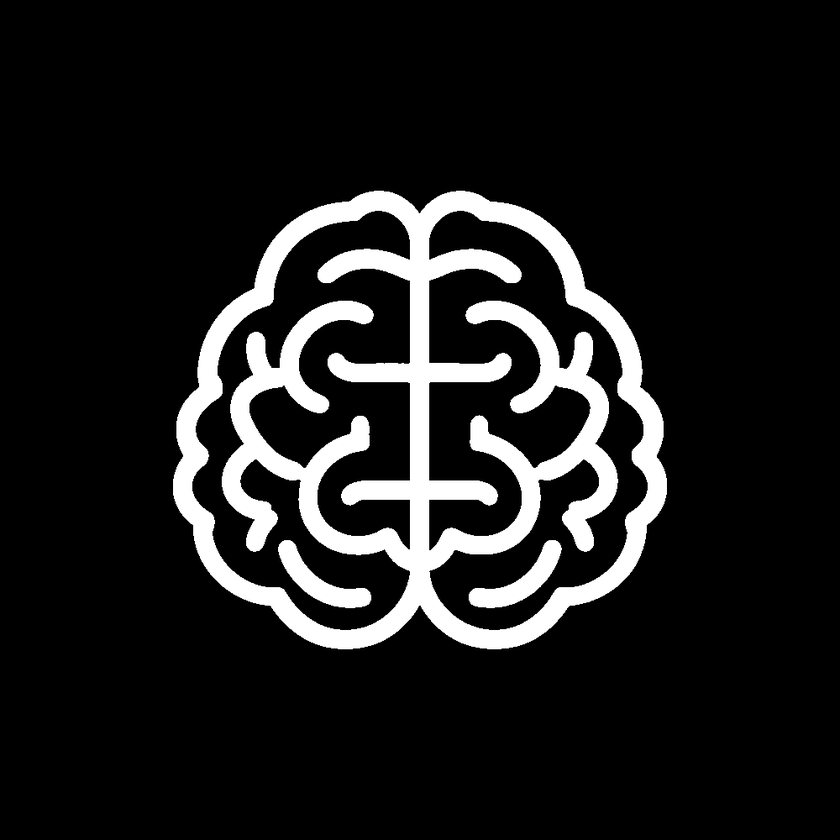
#> input picture frontend/assets/final.png, 840 x 840 px, shrunk from 1000 x 1000 before the run
$ jupyter execute imageModify.ipynb
#> lines starting #> are read from the running program, lines starting #| are printed output that depends on the picture; after the words box and inside, x2 and y2 are one past the last pixel; in counts of white or black regions, pixels touching at a corner belong together
[cell 1]
import cv2 as cv
import numpy as np
import matplotlib.pyplot as plt

# Function to remove the background by setting a transparent background
def backgroundRemover(img, color):
    # Convert the image to RGB for thresholding
    img_rgb = cv.cvtColor(img, cv.COLOR_BGR2RGB)

    # Define the background mask (adjust threshold bounds for your background)
    if color == 'white':
        lower_bound = np.array([200, 200, 200])  # Upper bounds for light background
        upper_bound = np.array([255, 255, 255])  # Upper bounds for light background
    else:
        lower_bound = np.array([255, 255, 255])  # Upper bounds for light background
        upper_bound = np.array([200, 200, 200])  # Upper bounds for light background

    mask = cv.inRange(img_rgb, lower_bound, upper_bound)  # Create mask for background

    # Invert the mask to get the foreground
    foreground_mask = cv.bitwise_not(mask)

    # Create a 4-channel image (RGBA)
    rgba = cv.cvtColor(img, cv.COLOR_BGR2BGRA)

    # Set alpha channel: foreground opaque (255), background transparent (0)
    rgba[:, :, 3] = foreground_mask
    return rgba


img = cv.imread("frontend/assets/final.png")
#> img is the input picture: shape (840, 840, 3); min 0, max 255, mean 29
finalInitial = backgroundRemover(img, 'white')
#> in backgroundRemover, `mask = cv.inRange(img_rgb, lower_bound, upper_bound)`:
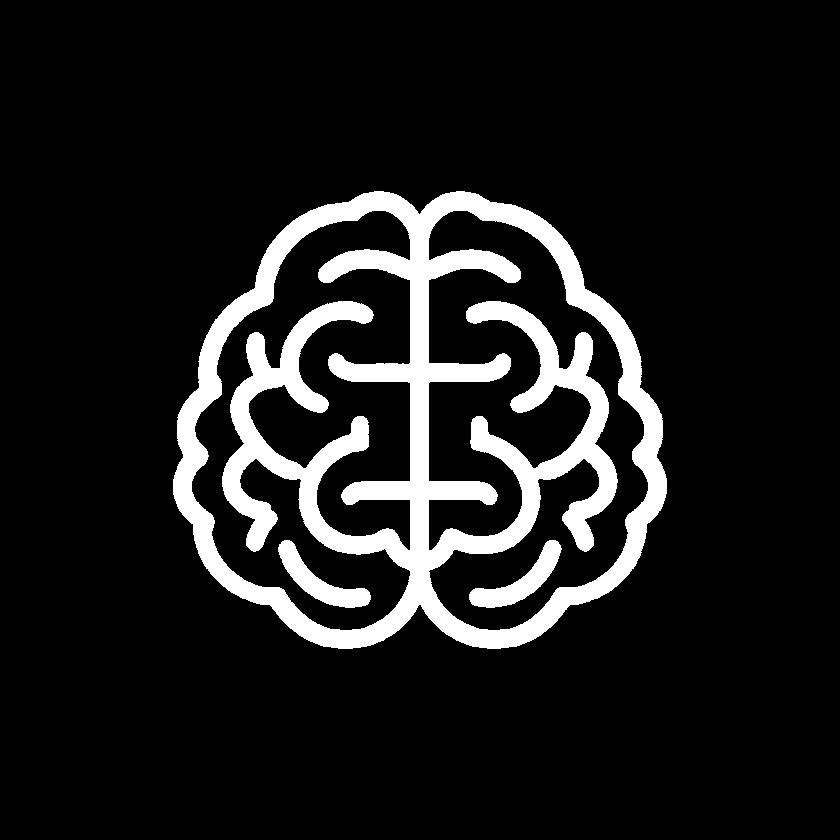
#> mask: shape (840, 840); 11.1% white; 3 white regions, box (x1, y1, x2, y2) and area: (173, 191, 667, 649) 74042, (469, 540, 562, 608) 2077, (278, 540, 371, 608) 2067
#> in backgroundRemover, `rgba[:, :, 3] = foreground_mask`:
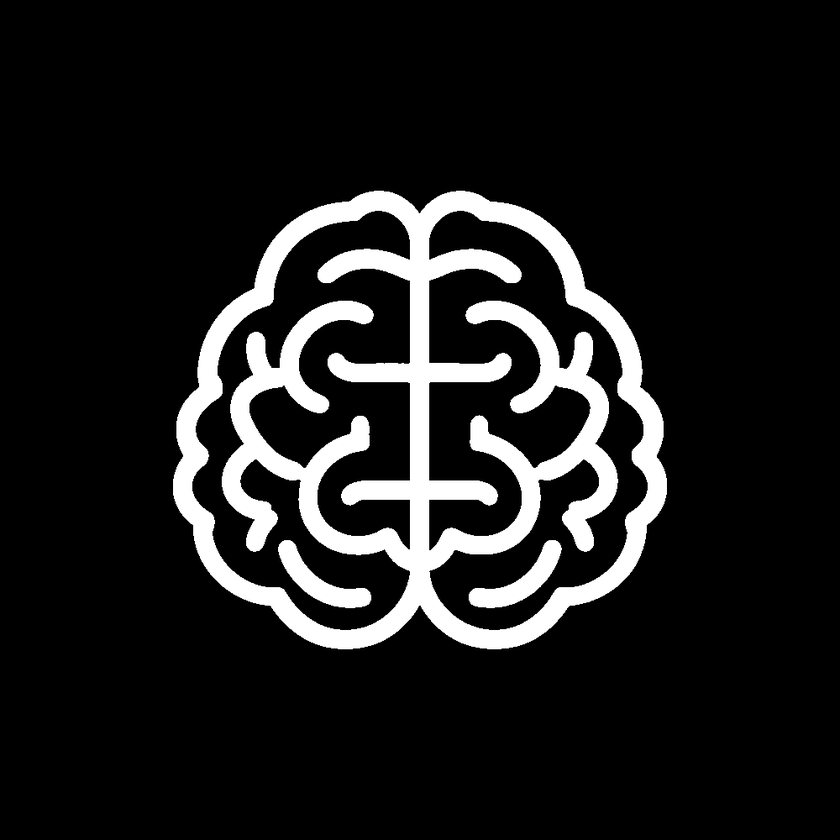
#> rgba: shape (840, 840, 4); mean B, G, R, A 29, 29, 29, 226.7

[cell 2]
# Image reconstruction function for filling holes
def computeReconstruction(img, R0):
    R = R0.copy()
    prevR = np.zeros_like(R)
    S = np.ones((3, 3), np.uint8)  # Structuring element (kernel)

    while not np.array_equal(R, prevR):  # Keep iterating until no changes
        prevR = R.copy()
        R = cv.bitwise_and(cv.dilate(R, S, iterations=1), img)  # Dilate followed by AND operation
    return R

def computeHoles(I):
    Ic = invert(I)
#> in invert, `b, g, r, a = cv.split(I)`: a: shape (840, 840); 80.3% white; 1 black region, box (x1, y1, x2, y2) and area: (167, 185, 673, 655) 138913
    R0 = np.zeros_like(Ic)
    R0[0, :] = Ic[0, :]
    R0[-1, :] = Ic[-1, :]
    R0[:, 0] = Ic[:, 0]
    R0[:, -1] = Ic[:, -1]
    R = computeReconstruction(Ic, R0)
#> after the loop in computeReconstruction, `while not np.array_equal(R, prevR):`:
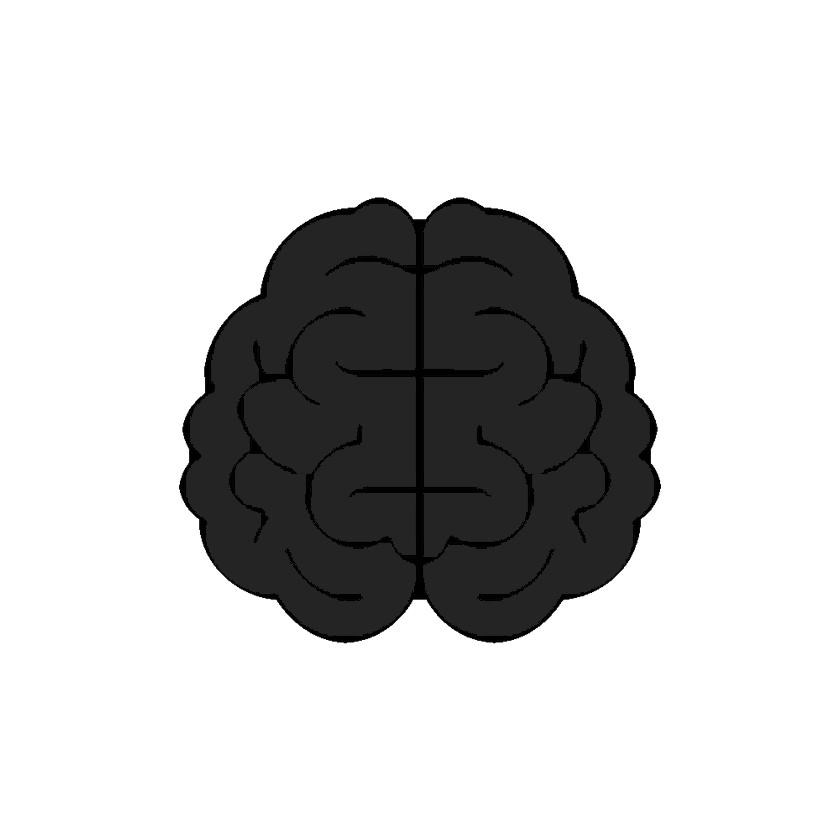
#> R: shape (840, 840, 4); mean B, G, R, A 203.2, 203.2, 203.2, 187.1
    return cv.bitwise_not(R)


def invert(I):
    b, g, r, a = cv.split(I)  # Split the channels
    rgb_inverted = cv.merge([cv.bitwise_not(b), cv.bitwise_not(g), cv.bitwise_not(r)])  # Invert RGB

    # Merge the inverted RGB with the original alpha channel
    img_inverted = cv.merge([rgb_inverted[..., 0], rgb_inverted[..., 1], rgb_inverted[..., 2], a])
    return img_inverted

fig, (ax1, ax2) = plt.subplots(1, 2, figsize=(20, 10))  # axs is a 2D array
kernel = np.ones((3,3), np.uint8)

eroded = cv.erode(finalInitial, kernel, iterations=6)
# dilated = cv.dilate(img2, kernel, iterations=3)
holesFilled = computeHoles(eroded)

new1 = cv.bitwise_not(cv.bitwise_or(invert(holesFilled), eroded))  # Use OR instead of addition
#> in invert (call 2), `b, g, r, a = cv.split(I)`:
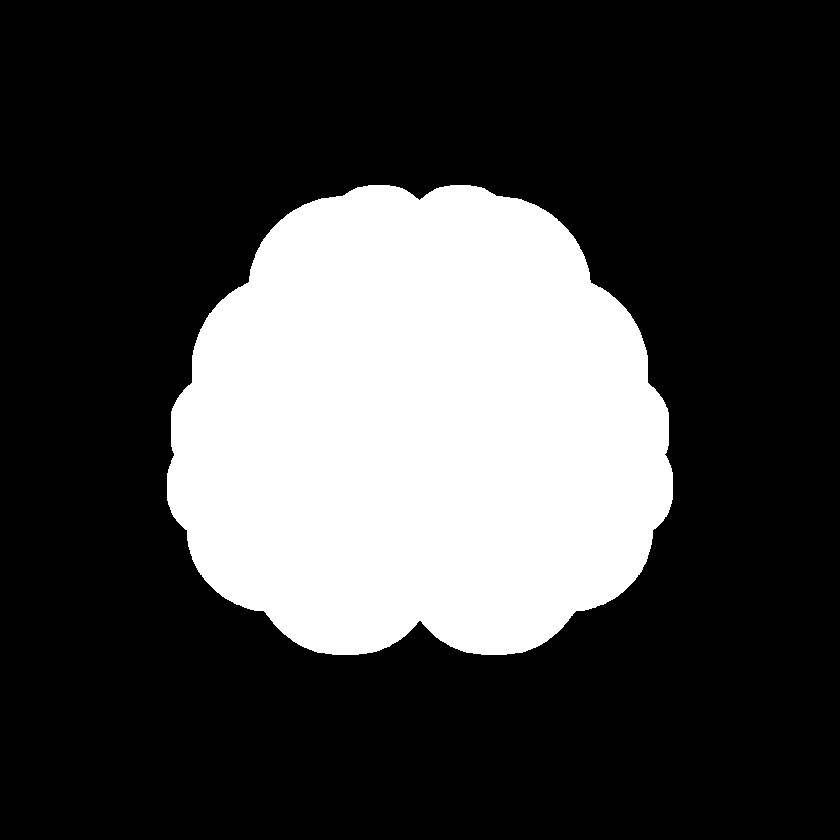
#> a: shape (840, 840); 26.6% white; 1 white region, box (x1, y1, x2, y2) and area: (167, 185, 673, 655) 187958
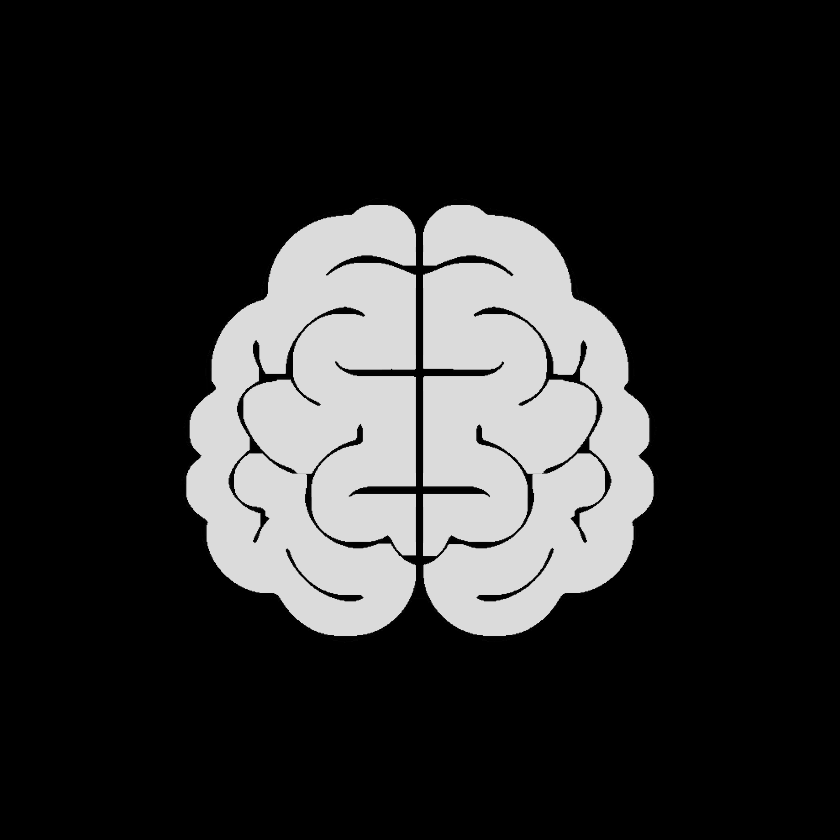
#> new1: shape (840, 840, 4); mean B, G, R, A 44.9, 44.9, 44.9, 0
new2 = cv.bitwise_or(backgroundRemover(new1, 'white'), backgroundRemover(holesFilled, 'white'))
#> in backgroundRemover (call 2), `mask = cv.inRange(img_rgb, lower_bound, upper_bound)`: mask: shape (840, 840); 20.2% white; 2 white regions, box (x1, y1, x2, y2) and area: (187, 205, 416, 636) 71239, (423, 205, 653, 636) 71198
#> in backgroundRemover (call 3), `mask = cv.inRange(img_rgb, lower_bound, upper_bound)`: mask: shape (840, 840); 23.1% white; 1 white region, box (x1, y1, x2, y2) and area: (179, 198, 661, 643) 163261
ax1.imshow(eroded)

cv.imwrite('./frontend/assets/bruh.png', invert(backgroundRemover(invert(eroded), 'white')))
#> call 4 of backgroundRemover, with color = 'white'
#> in backgroundRemover (call 4), `mask = cv.inRange(img_rgb, lower_bound, upper_bound)`:
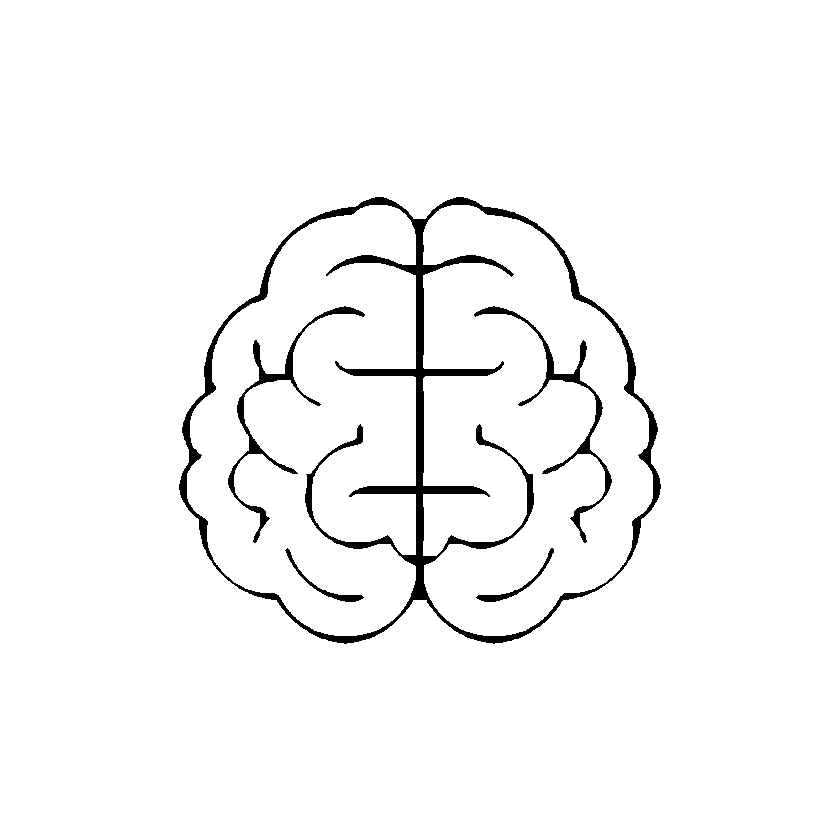
#> mask: shape (840, 840); 97% white; 5 black regions, box (x1, y1, x2, y2) and area: (179, 197, 661, 644) 16269, (228, 306, 365, 543) 2161, (474, 306, 612, 543) 2150, (476, 548, 554, 602) 423, (285, 548, 364, 602) 413
#> Out = True
